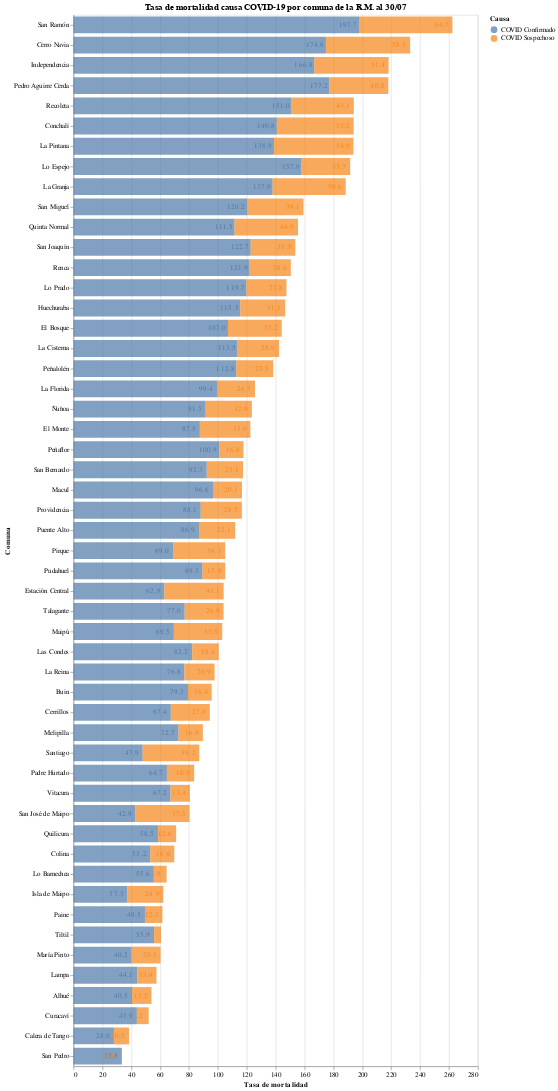

Source (notebook cell):
### Code cell
#hide_input
bars = alt.Chart(deaths_long_format).mark_bar(opacity=0.7, size=25).encode(
    x = alt.X('Fallecidos:Q', stack='zero', axis=alt.Axis(title="Tasa de mortalidad")),
    y = alt.Y('Comuna', sort='-x'),
    tooltip = ['Comuna', 'Fallecidos'],
    color = alt.Color('Causa', sort=['Confirmado','Sospechoso']),
    order = alt.Order('Causa')
)

text = alt.Chart(deaths_long_format).mark_text(dx=-16, dy=0, color="#636363").encode(
     x=alt.X('Fallecidos:Q', stack='zero'),
     y=alt.Y('Comuna', sort='-x'),
     color=alt.Color('Causa', sort=['Confirmado','Sospechoso']),
     order = alt.Order("Causa"),
     text=alt.Text("Fallecidos", format=',.1f')
)
(bars+text).properties(
    title = f"Tasa de mortalidad causa COVID-19 por comuna de la R.M. al {pd.to_datetime('2020-07-30').strftime('%d/%m')}",
    width = 600,
    height = alt.Step(30)
)

### Figure 1 — Vega-Lite specification as saved in the notebook (floating-point values rounded to 4 significant figures)
{"config": {"view": {"continuousWidth": 400, "continuousHeight": 300}}, "layer": [{"mark": {"type": "bar", "opacity": 0.7, "size": 25}, "encoding": {"color": {"type": "nominal", "field": "Causa", "sort": ["Confirmado", "Sospechoso"]}, "order": {"type": "nominal", "field": "Causa"}, "tooltip": [{"type": "nominal", "field": "Comuna"}, {"type": "quantitative", "field": "Fallecidos"}], "x": {"type": "quantitative", "axis": {"title": "Tasa de mortalidad"}, "field": "Fallecidos", "stack": "zero"}, "y": {"type": "nominal", "field": "Comuna", "sort": "-x"}}}, {"mark": {"type": "text", "color": "#636363", "dx": -16, "dy": 0}, "encoding": {"color": {"type": "nominal", "field": "Causa", "sort": ["Confirmado", "Sospechoso"]}, "order": {"type": "nominal", "field": "Causa"}, "text": {"type": "quantitative", "field": "Fallecidos", "format": ",.1f"}, "x": {"type": "quantitative", "field": "Fallecidos", "stack": "zero"}, "y": {"type": "nominal", "field": "Comuna", "sort": "-x"}}}], "data": {"name": "data-8a8bb9aea7507b7c1b2d634104378f88"}, "height": {"step": 30}, "title": "Tasa de mortalidad causa COVID-19 por comuna de la R.M. al 30/07", "width": 600, "$schema": "https://vega.github.io/schema/vega-lite/v4.8.1.json", "datasets": {"data-8a8bb9aea7507b7c1b2d634104378f88": [{"Comuna": "Independencia", "Causa": "COVID Confirmado", "Fallecidos": 166.8}, {"Comuna": "Vitacura", "Causa": "COVID Confirmado", "Fallecidos": 67.2}, {"Comuna": "Ñuñoa", "Causa": "COVID Confirmado", "Fallecidos": 91.5}, {"Comuna": "San Joaquín", "Causa": "COVID Confirmado", "Fallecidos": 122.7}, {"Comuna": "Lo Barnechea", "Causa": "COVID Confirmado", "Fallecidos": 55.6}, {"Comuna": "Conchalí", "Causa": "COVID Confirmado", "Fallecidos": 140.8}, {"Comuna": "Colina", "Causa": "COVID Confirmado", "Fallecidos": 53.2}, {"Comuna": "San Bernardo", "Causa": "COVID Confirmado", "Fallecidos": 92.3}, {"Comuna": "Lo Prado", "Causa": "COVID Confirmado", "Fallecidos": 119.7}, {"Comuna": "La Cisterna", "Causa": "COVID Confirmado", "Fallecidos": 113.5}, {"Comuna": "San Ramón", "Causa": "COVID Confirmado", "Fallecidos": 197.7}, {"Comuna": "Paine", "Causa": "COVID Confirmado", "Fallecidos": 49.5}, {"Comuna": "Calera de Tango", "Causa": "COVID Confirmado", "Fallecidos": 28.0}, {"Comuna": "Renca", "Causa": "COVID Confirmado", "Fallecidos": 121.9}, {"Comuna": "Maipú", "Causa": "COVID Confirmado", "Fallecidos": 69.5}, {"Comuna": "Cerrillos", "Causa": "COVID Confirmado", "Fallecidos": 67.4}, {"Comuna": "Quinta Normal", "Causa": "COVID Confirmado", "Fallecidos": 111.5}, {"Comuna": "Lo Espejo", "Causa": "COVID Confirmado", "Fallecidos": 157.9}, {"Comuna": "Curacaví", "Causa": "COVID Confirmado", "Fallecidos": 43.9}, {"Comuna": "Las Condes", "Causa": "COVID Confirmado", "Fallecidos": 82.2}, {"Comuna": "La Reina", "Causa": "COVID Confirmado", "Fallecidos": 76.8}, {"Comuna": "Pirque", "Causa": "COVID Confirmado", "Fallecidos": 69.0}, {"Comuna": "Recoleta", "Causa": "COVID Confirmado", "Fallecidos": 151.0}, {"Comuna": "Estación Central", "Causa": "COVID Confirmado", "Fallecidos": 62.9}, {"Comuna": "Huechuraba", "Causa": "COVID Confirmado", "Fallecidos": 115.5}, {"Comuna": "Providencia", "Causa": "COVID Confirmado", "Fallecidos": 88.1}, {"Comuna": "Pedro Aguirre Cerda", "Causa": "COVID Confirmado", "Fallecidos": 177.2}, {"Comuna": "Macul", "Causa": "COVID Confirmado", "Fallecidos": 96.6}, {"Comuna": "La Granja", "Causa": "COVID Confirmado", "Fallecidos": 137.9}, {"Comuna": "Peñalolén", "Causa": "COVID Confirmado", "Fallecidos": 112.8}, {"Comuna": "La Florida", "Causa": "COVID Confirmado", "Fallecidos": 99.4}, {"Comuna": "Cerro Navia", "Causa": "COVID Confirmado", "Fallecidos": 174.8}, {"Comuna": "Santiago", "Causa": "COVID Confirmado", "Fallecidos": 47.9}, {"Comuna": "Melipilla", "Causa": "COVID Confirmado", "Fallecidos": 72.7}, {"Comuna": "Buin", "Causa": "COVID Confirmado", "Fallecidos": 79.3}, {"Comuna": "San Miguel", "Causa": "COVID Confirmado", "Fallecidos": 120.2}, {"Comuna": "Pudahuel", "Causa": "COVID Confirmado", "Fallecidos": 89.3}, {"Comuna": "Peñaflor", "Causa": "COVID Confirmado", "Fallecidos": 100.9}, {"Comuna": "La Pintana", "Causa": "COVID Confirmado", "Fallecidos": 138.9}, {"Comuna": "Quilicura", "Causa": "COVID Confirmado", "Fallecidos": 58.5}, {"Comuna": "El Bosque", "Causa": "COVID Confirmado", "Fallecidos": 107.0}, {"Comuna": "Puente Alto", "Causa": "COVID Confirmado", "Fallecidos": 86.9}, {"Comuna": "Talagante", "Causa": "COVID Confirmado", "Fallecidos": 77.0}, {"Comuna": "Padre Hurtado", "Causa": "COVID Confirmado", "Fallecidos": 64.7}, {"Comuna": "El Monte", "Causa": "COVID Confirmado", "Fallecidos": 87.5}, {"Comuna": "Lampa", "Causa": "COVID Confirmado", "Fallecidos": 44.1}, {"Comuna": "San Pedro", "Causa": "COVID Confirmado", "Fallecidos": 33.5}, {"Comuna": "Tiltil", "Causa": "COVID Confirmado", "Fallecidos": 55.9}, {"Comuna": "María Pinto", "Causa": "COVID Confirmado", "Fallecidos": 40.2}, {"Comuna": "Isla de Maipo", "Causa": "COVID Confirmado", "Fallecidos": 37.3}, {"Comuna": "Alhué", "Causa": "COVID Confirmado", "Fallecidos": 40.5}, {"Comuna": "San José de Maipo", "Causa": "COVID Confirmado", "Fallecidos": 42.9}, {"Comuna": "Independencia", "Causa": "COVID Sospechoso", "Fallecidos": 51.4}, {"Comuna": "Vitacura", "Causa": "COVID Sospechoso", "Fallecidos": 13.4}, {"Comuna": "Ñuñoa", "Causa": "COVID Sospechoso", "Fallecidos": 32.0}, {"Comuna": "San Joaquín", "Causa": "COVID Sospechoso", "Fallecidos": 30.9}, {"Comuna": "Lo Barnechea", "Causa": "COVID Sospechoso", "Fallecidos": 8.9}, {"Comuna": "Conchalí", "Causa": "COVID Sospechoso", "Fallecidos": 53.2}, {"Comuna": "Colina", "Causa": "COVID Sospechoso", "Fallecidos": 16.6}, {"Comuna": "San Bernardo", "Causa": "COVID Sospechoso", "Fallecidos": 25.1}, {"Comuna": "Lo Prado", "Causa": "COVID Sospechoso", "Fallecidos": 27.8}, {"Comuna": "La Cisterna", "Causa": "COVID Sospechoso", "Fallecidos": 28.9}, {"Comuna": "San Ramón", "Causa": "COVID Sospechoso", "Fallecidos": 64.7}, {"Comuna": "Paine", "Causa": "COVID Sospechoso", "Fallecidos": 12.1}, {"Comuna": "Calera de Tango", "Causa": "COVID Sospechoso", "Fallecidos": 10.5}, {"Comuna": "Renca", "Causa": "COVID Sospechoso", "Fallecidos": 28.6}, {"Comuna": "Maipú", "Causa": "COVID Sospechoso", "Fallecidos": 33.5}, {"Comuna": "Cerrillos", "Causa": "COVID Sospechoso", "Fallecidos": 27.0}, {"Comuna": "Quinta Normal", "Causa": "COVID Sospechoso", "Fallecidos": 44.0}, {"Comuna": "Lo Espejo", "Causa": "COVID Sospechoso", "Fallecidos": 33.7}, {"Comuna": "Curacaví", "Causa": "COVID Sospechoso", "Fallecidos": 8.2}, {"Comuna": "Las Condes", "Causa": "COVID Sospechoso", "Fallecidos": 18.4}, {"Comuna": "La Reina", "Causa": "COVID Sospechoso", "Fallecidos": 20.9}, {"Comuna": "Pirque", "Causa": "COVID Sospechoso", "Fallecidos": 36.1}, {"Comuna": "Recoleta", "Causa": "COVID Sospechoso", "Fallecidos": 43.1}, {"Comuna": "Estación Central", "Causa": "COVID Sospechoso", "Fallecidos": 41.1}, {"Comuna": "Huechuraba", "Causa": "COVID Sospechoso", "Fallecidos": 31.1}, {"Comuna": "Providencia", "Causa": "COVID Sospechoso", "Fallecidos": 28.5}, {"Comuna": "Pedro Aguirre Cerda", "Causa": "COVID Sospechoso", "Fallecidos": 40.8}, {"Comuna": "Macul", "Causa": "COVID Sospechoso", "Fallecidos": 20.1}, {"Comuna": "La Granja", "Causa": "COVID Sospechoso", "Fallecidos": 50.6}, {"Comuna": "Peñalolén", "Causa": "COVID Sospechoso", "Fallecidos": 25.5}, {"Comuna": "La Florida", "Causa": "COVID Sospechoso", "Fallecidos": 26.3}, {"Comuna": "Cerro Navia", "Causa": "COVID Sospechoso", "Fallecidos": 58.3}, {"Comuna": "Santiago", "Causa": "COVID Sospechoso", "Fallecidos": 39.2}, {"Comuna": "Melipilla", "Causa": "COVID Sospechoso", "Fallecidos": 16.9}, {"Comuna": "Buin", "Causa": "COVID Sospechoso", "Fallecidos": 16.4}, {"Comuna": "San Miguel", "Causa": "COVID Sospechoso", "Fallecidos": 39.1}, {"Comuna": "Pudahuel", "Causa": "COVID Sospechoso", "Fallecidos": 15.8}, {"Comuna": "Peñaflor", "Causa": "COVID Sospechoso", "Fallecidos": 16.8}, {"Comuna": "La Pintana", "Causa": "COVID Sospechoso", "Fallecidos": 54.9}, {"Comuna": "Quilicura", "Causa": "COVID Sospechoso", "Fallecidos": 12.6}, {"Comuna": "El Bosque", "Causa": "COVID Sospechoso", "Fallecidos": 37.2}, {"Comuna": "Puente Alto", "Causa": "COVID Sospechoso", "Fallecidos": 25.1}, {"Comuna": "Talagante", "Causa": "COVID Sospechoso", "Fallecidos": 26.9}, {"Comuna": "Padre Hurtado", "Causa": "COVID Sospechoso", "Fallecidos": 18.9}, {"Comuna": "El Monte", "Causa": "COVID Sospechoso", "Fallecidos": 35.0}, {"Comuna": "Lampa", "Causa": "COVID Sospechoso", "Fallecidos": 13.4}, {"Comuna": "San Pedro", "Causa": "COVID Sospechoso", "Fallecidos": 0.0}, {"Comuna": "Tiltil", "Causa": "COVID Sospechoso", "Fallecidos": 4.7}, {"Comuna": "María Pinto", "Causa": "COVID Sospechoso", "Fallecidos": 20.1}, {"Comuna": "Isla de Maipo", "Causa": "COVID Sospechoso", "Fallecidos": 24.9}, {"Comuna": "Alhué", "Causa": "COVID Sospechoso", "Fallecidos": 13.5}, {"Comuna": "San José de Maipo", "Causa": "COVID Sospechoso", "Fallecidos": 37.5}]}}
